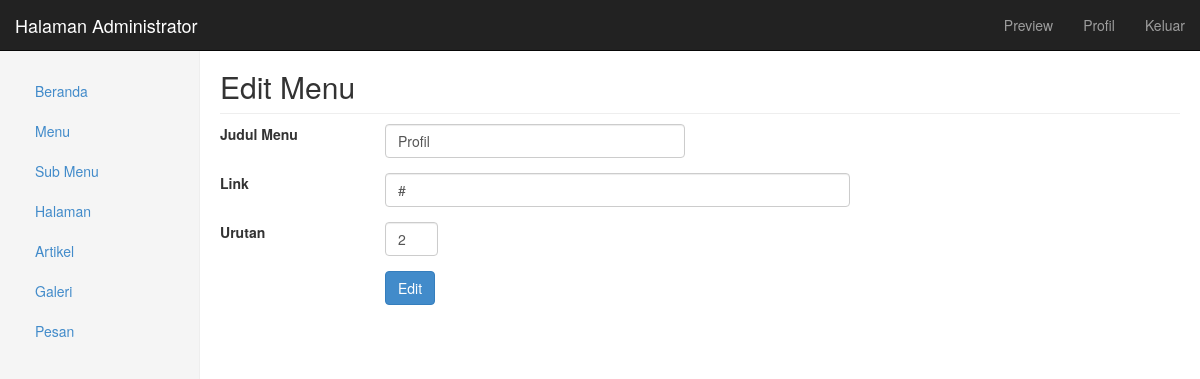
The app's page /admin/admin.php?tampil=menu_edit&id=57 (signed in) with its own data.
### tables this page shows
CREATE TABLE IF NOT EXISTS `menu` (
  `id_menu` int(5) NOT NULL AUTO_INCREMENT,
  `judul` varchar(50) NOT NULL,
  `link` varchar(50) NOT NULL,
  `urutan` int(3) NOT NULL,
  PRIMARY KEY (`id_menu`)
);

### admin/menu/menu_edit.php (the view, shortened to what this page needs)
<?php
	$sql = mysql_query("SELECT * FROM menu WHERE id_menu='$_GET[id]'") or die(mysql_error());
	$data  	= mysql_fetch_array($sql);
?>
<h2 class="sub-header">Edit Menu</h2>
<form name="edit" method="post" action="?tampil=menu_editproses" class="form-horizontal">
	<div class="form-group">
		<label class="label-control col-md-2">Judul Menu</label>
		<div class="col-md-4">
			<input type="text" class="form-control" name="judul" class="form-control" value="<?php echo $data['judul']; ?>">
		</div>
	</div>
	<div class="form-group">
		<label class="label-control col-md-2">Link</label>
		<div class="col-md-6">
			<input type="text" class="form-control" name="link" class="form-control" value="<?php echo $data['link']; ?>">
		</div>
	</div>
	<div class="form-group">
		<label class="label-control col-md-2">Urutan</label>
		<div class="col-md-1">
			<input type="text" class="form-control" name="urutan" class="form-control" value="<?php echo $data['urutan']; ?>">
		</div>
	</div>
	<div class="form-group">
		<div class="col-md-2 col-md-offset-2">
			<input type="submit" name="edit" value="Edit" class="btn btn-primary">
		</div>
	</div>
</form>

### css/admin.css (style rules this page uses)
.sub-header { margin-top: 50px; padding-bottom: 10px; border-bottom: 1px solid #eee; }

### records on screen
menu: judul "Profil", link "#", urutan "2"
